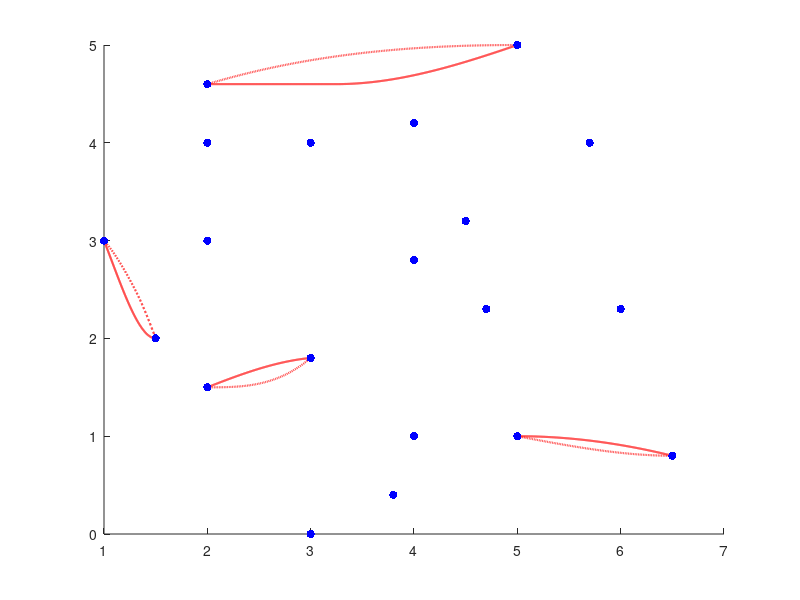

Recreate this plot in MATLAB. (Note: this script raises an error after producing the figure.)
clc,clear
data = importdata('data.txt');
x = data(:, 1);
y = data(:, 2);

h = figure;
ax = axes('Parent', h);
hold on
%% 11-14
arc = [3.25 4.15 ;data(11, 1), data(11, 2); data(14, 1), data(14, 2)];
x1 = data(11, 1) : -0.001 : data(14, 1);
y1 = interp1(arc(:, 1 )', arc(:, 2)', x1, 'PCHIP');
plot(x1, y1,'Color', 'r', 'LineWidth', 1.5)

arc = [1.3 2.5 ;data(11, 1), data(11, 2); data(14, 1), data(14, 2)];
x1 = data(11, 1) : -0.001 : data(14, 1);
y1 = interp1(arc(:, 1 )', arc(:, 2)', x1, 'PCHIP');
plot(x1, y1,'--','Color', 'r', 'LineWidth', 1.5)

%% 17-18
arc = [3.25 4.6 ;data(17, 1), data(17, 2); data(18, 1), data(18, 2)];
x1 = data(17, 1) : 0.001 : data(18, 1);
y1 = interp1(arc(:, 1 )', arc(:, 2)', x1, 'PCHIP');
plot(x1, y1,'Color', 'r', 'LineWidth', 1.5)

arc = [1.3 2.5 ;data(17, 1), data(17, 2); data(18, 1), data(18, 2)];
x1 = data(17, 1) : 0.001 : data(18, 1);
y1 = interp1(arc(:, 1 )', arc(:, 2)', x1, 'PCHIP');
plot(x1, y1,'--','Color', 'r', 'LineWidth', 1.5)


%% 10-12
arc = [1.5 1.2 ;data(10, 1), data(10, 2); data(12, 1), data(12, 2)];
x1 = data(10, 1) : 0.001 : data(12, 1);
y1 = interp1(arc(:, 1 )', arc(:, 2)', x1, 'PCHIP');
plot(x1, y1,'Color', 'r', 'LineWidth', 1.5)

arc = [1.5 1.8 ;data(10, 1), data(10, 2); data(12, 1), data(12, 2)];
x1 = data(10, 1) : 0.001 : data(12, 1);
y1 = interp1(arc(:, 1 )', arc(:, 2)', x1, 'PCHIP');
plot(x1, y1,'--','Color', 'r', 'LineWidth', 1.5)

%% 3-5
arc = [1.5 0.001 ;data(3, 1), data(3, 2); data(5, 1), data(5, 2)];
x1 = data(3, 1) : 0.001 : data(5, 1);
y1 = interp1(arc(:, 1 )', arc(:, 2)', x1, 'PCHIP');
plot(x1, y1,'Color', 'r', 'LineWidth', 1.5)

arc = [1.5 3 ;data(3, 1), data(3, 2); data(5, 1), data(5, 2)];
x1 = data(3, 1) : 0.001 : data(5, 1);
y1 = interp1(arc(:, 1 )', arc(:, 2)', x1, 'PCHIP');
plot(x1, y1,'--','Color', 'r', 'LineWidth', 1.5)

scatter(x, y, 'b', 'filled');
ax.YAxis.Visible = 'off';
ax.XAxis.Visible = 'off';
hold off
saveas(h, 'figure/AB-cycleD.png')